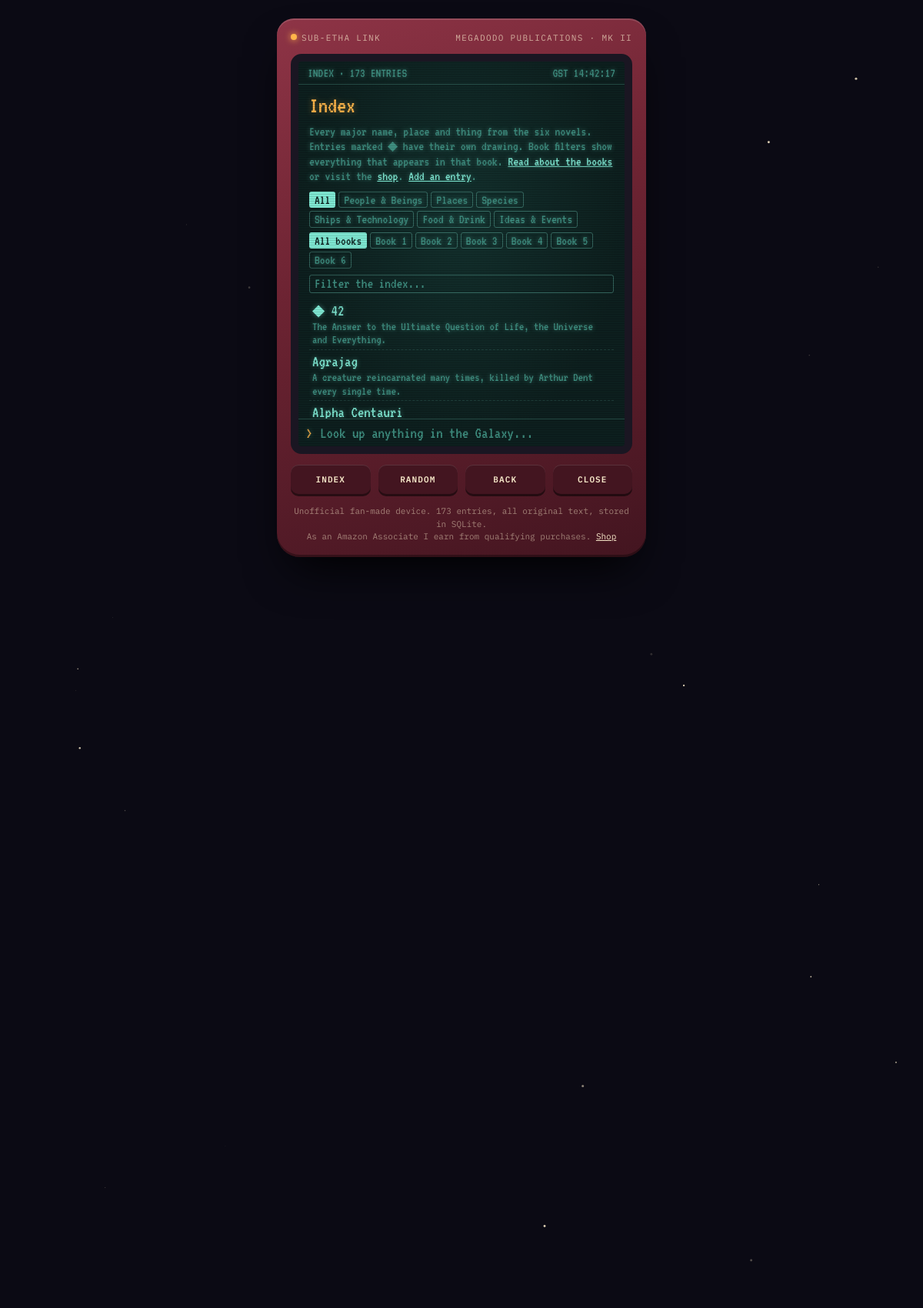
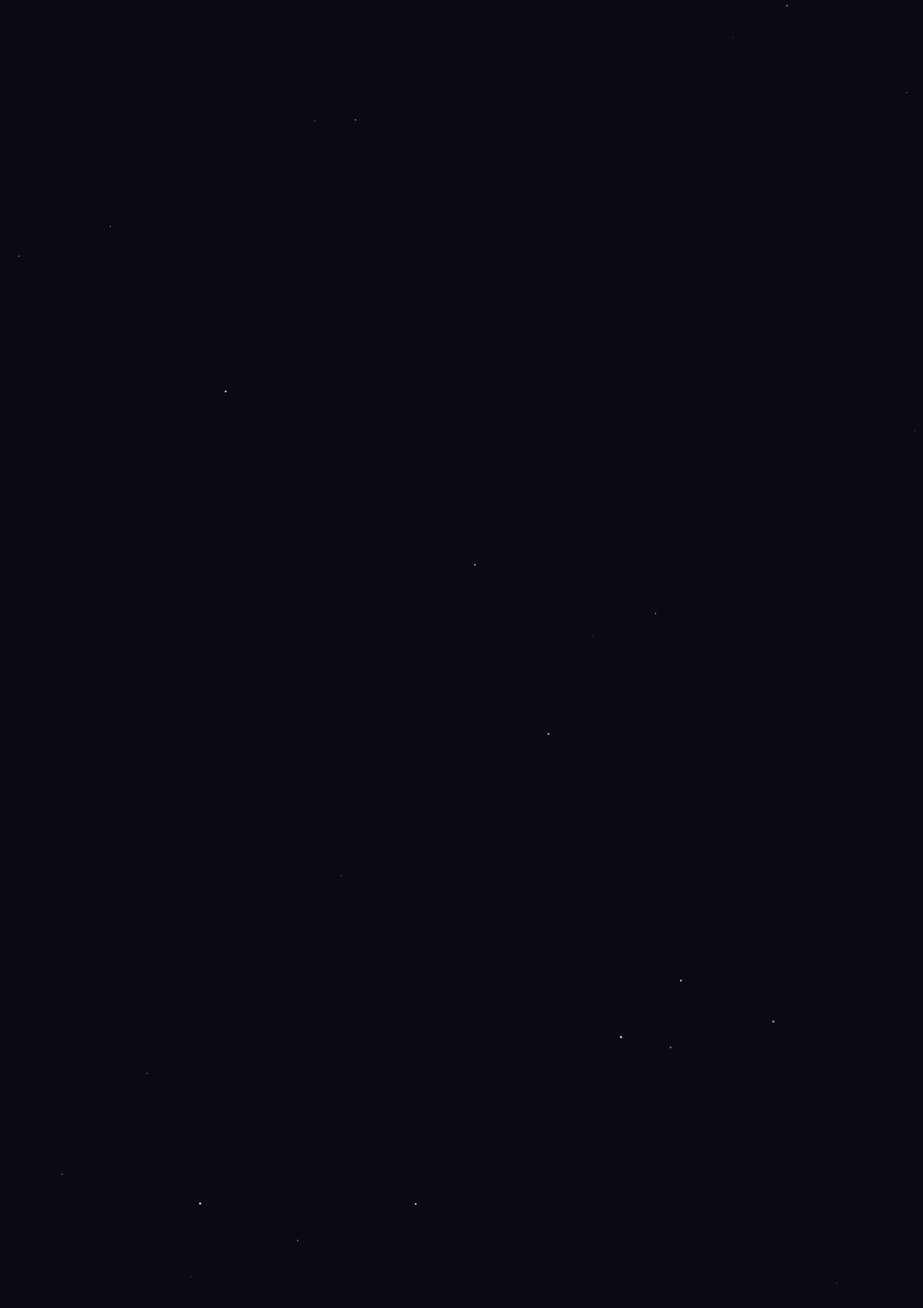
/index (upper part), run on the app's committed database (2 pictures, top to bottom).
### tables this page shows
CREATE TABLE categories (
    code    TEXT PRIMARY KEY,
    name    TEXT NOT NULL,
    art     TEXT NOT NULL             -- fallback drawing for entries without their own
);

CREATE TABLE books (
    number    INTEGER PRIMARY KEY,
    title     TEXT NOT NULL,
    author    TEXT NOT NULL,
    year      INTEGER NOT NULL,
    synopsis  TEXT NOT NULL
);

CREATE TABLE entries (
    id        INTEGER PRIMARY KEY,
    slug      TEXT NOT NULL UNIQUE,   -- URL-safe name: "Heart of Gold" -> "heart-of-gold"
    name      TEXT NOT NULL UNIQUE,
    category  TEXT NOT NULL REFERENCES categories(code),
    book      INTEGER NOT NULL REFERENCES books(number),  -- the book it first appears in
    summary   TEXT NOT NULL,
    body      TEXT NOT NULL,      -- the Guide entry; paragraphs separated by blank lines
    story     TEXT NOT NULL,      -- what happens to it in the novels
    tip       TEXT NOT NULL,      -- a one-line hitchhiker's tip
    art       TEXT,               -- inner SVG markup for viewBox 0 0 200 100, or NULL to use the category art
    featured  INTEGER NOT NULL DEFAULT 0  -- 1 when it has its own drawing (marked with a diamond)
);

### app.py (the view)
@app.route("/index")
def index():
    cat = request.args.get("cat", "")
    book = request.args.get("book", type=int)  # type=int turns bad input into None
    q = request.args.get("q", "").strip()
    return render_template(
        "index.html", entries=find_entries(cat, book, q), cat=cat, book=book, q=q
    )

### app.py (called while the page is built)
def db() -> sqlite3.Connection:
    if "db" not in g:
        g.db = sqlite3.connect(f"file:{DB_PATH}?mode=ro", uri=True)
        g.db.row_factory = sqlite3.Row
    return g.db

@app.context_processor
def lookups():
    return {
        "categories": db().execute("SELECT code, name FROM categories ORDER BY rowid").fetchall(),
        "books": db().execute("SELECT number, title, author, year FROM books ORDER BY number").fetchall(),
        "entry_count": db().execute("SELECT COUNT(*) FROM entries").fetchone()[0],
    }

def find_entries(cat: str = "", book: int | None = None, q: str = ""):
    sql = "SELECT slug, name, category, book, summary, featured FROM entries e WHERE 1=1"
    args: list = []
    if cat:
        sql += " AND category = ?"
        args.append(cat)
    if book:
        sql += " AND EXISTS (SELECT 1 FROM entry_books eb WHERE eb.entry_id = e.id AND eb.book = ?)"
        args.append(book)
    if q:
        sql += " AND (name LIKE ? OR summary LIKE ? OR body LIKE ? OR story LIKE ?)"
        args += [f"%{q}%"] * 4
    sql += " ORDER BY name COLLATE NOCASE"
    return db().execute(sql, args).fetchall()

@app.template_global()
def can_edit() -> bool:
    if EDITING == "on":
        return True
    if EDITING == "local":
        return request.remote_addr in ("127.0.0.1", "::1")
    return False

### templates/index.html (shortened to what this page needs)
{% extends "base.html" %}
{% block crumb %}INDEX · <span id="count">{{ entries|length }}</span> ENTRIES{% endblock %}
{% block view %}
<h2>Index</h2>
<p class="meta">Every major name, place and thing from the six novels. Entries marked ◆ have their own drawing. Book filters show everything that appears in that book. <a href="{{ url_for('book_list') }}">Read about the books</a> or visit the <a href="{{ url_for('shop') }}">shop</a>.
  {% if can_edit() %}<a href="{{ url_for('new_entry') }}">Add an entry</a>.{% endif %}</p>
<div class="chips" aria-label="Category">
  <a class="chip" href="{{ url_for('index', book=book, q=q or None) }}" aria-current="{{ 'true' if not cat else 'false' }}">All</a>
  {% for c in categories %}
  <a class="chip" href="{{ url_for('index', cat=c.code, book=book, q=q or None) }}" aria-current="{{ 'true' if cat == c.code else 'false' }}">{{ c.name }}</a>
  {% endfor %}
</div>
<div class="chips" aria-label="Book">
  <a class="chip" href="{{ url_for('index', cat=cat or None, q=q or None) }}" aria-current="{{ 'true' if not book else 'false' }}">All books</a>
  {% for b in books %}
  <a class="chip" href="{{ url_for('index', cat=cat or None, book=b.number, q=q or None) }}" aria-current="{{ 'true' if book == b.number else 'false' }}" title="{{ b.title }} ({{ b.author }}, {{ b.year }})">Book {{ b.number }}</a>
  {% endfor %}
</div>
<form action="{{ url_for('index') }}" method="get">
  <input class="filter" id="filter" name="q" value="{{ q }}" placeholder="Filter the index..." aria-label="Filter the index">
</form>
<ul class="refs" id="refs">
  {% for e in entries %}
  <li data-text="{{ (e.name ~ ' ' ~ e.summary)|lower }}">
    <a href="{{ url_for('entry', slug=e.slug) }}">
      <span class="rn">{% if e.featured %}◆ {% endif %}{{ e.name }}</span>
      <span class="rb">{{ e.summary }}</span>
    </a>
  </li>
  {% endfor %}
</ul>
{% endblock %}

### static/guide.css (style rules this page uses)
:root { --space: #0b0a14; --shell: #6e2433; --shell-hi: #8e3446; --shell-lo: #431520; --bezel: #1a1622; --screen: #0d1f1e; --phosphor: #7fe8d3; --phosphor-dim: #3f8f81; --cream: #f6e7c8; --amber: #ffb54a; --f-cover: "Fredoka", "Trebuchet MS", system-ui, sans-serif; --f-screen: "VT323", "IBM Plex Mono", ui-monospace, monospace; --f-ui: "IBM Plex Mono", ui-monospace, "Cascadia Mono", monospace; color-scheme: dark; }
* { box-sizing: border-box; }
html, body { min-height: 100%; margin: 0; }
body { background: var(--space); color: var(--cream); font-family: var(--f-ui); padding: 24px max(16px, env(safe-area-inset-right, 0px)) 24px max(16px, env(safe-area-inset-left, 0px)); display: grid; place-items: center; overflow-x: hidden; }
a { color: inherit; }
.view h2 { font-size: 30px; font-weight: normal; margin: 0 0 6px; color: var(--amber); text-shadow: 0 0 8px #ffb54a66; }
.view p { margin: 0 0 10px; }
.meta { color: var(--phosphor-dim); font-size: 17px; }
.meta a { color: var(--phosphor); }
.chips { display: flex; flex-wrap: wrap; gap: 4px; margin: 4px 0 6px; }
.chip { text-decoration: none; font-size: 17px; padding: 0 6px; border: 1px solid #7fe8d355; border-radius: 3px; color: var(--phosphor-dim); }
.chip[aria-current="true"] { background: var(--phosphor); color: var(--screen); text-shadow: none; }
.filter { width: 100%; background: transparent; border: 1px solid #7fe8d355; border-radius: 3px; color: var(--phosphor); font: inherit; font-size: 19px; padding: 0 6px; margin: 2px 0 8px; outline: 0; }
.filter::placeholder { color: var(--phosphor-dim); }
.refs { list-style: none; margin: 0; padding: 0; }
.refs a { display: block; text-decoration: none; padding: 3px 4px; border-bottom: 1px dashed #7fe8d322; }
.rn { display: block; font-size: 21px; }
.rb { display: block; font-size: 16px; color: var(--phosphor-dim); line-height: 1.1; }

### data on the page
categories: name "People & Beings"
categories: name "Places"
categories: name "Species"
categories: name "Ships & Technology"
categories: name "Food & Drink"
categories: name "Ideas & Events"
books: number "1"
books: number "2"
books: number "3"
books: number "4"
books: number "5"
books: number "6"
entries: name "42", summary "The Answer to the Ultimate Question of Life, the Universe and Everything."
entries: name "Agrajag", summary "A creature reincarnated many times, killed by Arthur Dent every single time."
entries: name "Alpha Centauri"

### other printed values
{{ entries|length }} "173"
{{ entry_count }} "173"
